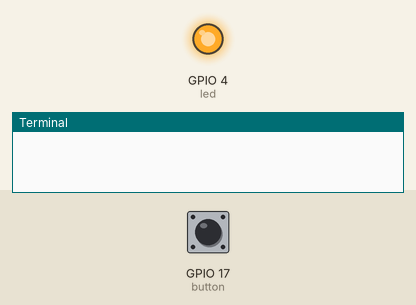
Recording of a program running on a simulated Raspberry Pi (BCM pin numbers). Shown: output pins drawn as LEDs (lit = HIGH), the last lines printed to the terminal. The inputs (shaded band) are chosen by the test bench; at power-on: GPIO 17 (button) HIGH.

Above: at 1.2 s.
1.3 s: GPIO 17 (button) pulled LOW for 0.15 s
At 1.4 s:
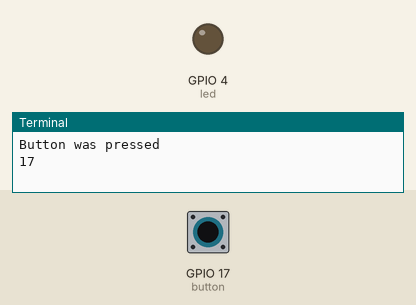
3.0 s: GPIO 17 (button) pulled LOW for 3.2 s
At 6.6 s:
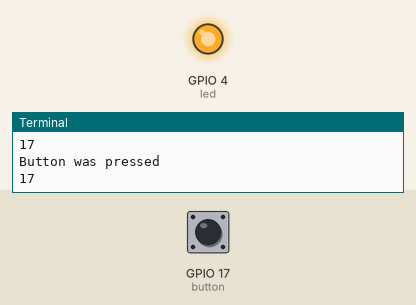
Timing chart, 0 to 8.1 s (numbered marks = the images above; inputs shaded):
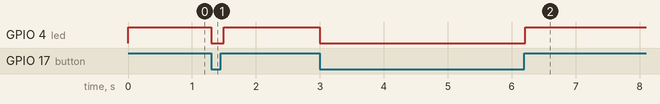

Measured:
- after the input at 1.3 s, GPIO 4 (led): HIGH → LOW at once, → HIGH 0.20 s later
- after the input at 3.0 s, GPIO 4 (led): HIGH → LOW at once, → HIGH 3.2 s later

The program:

Button_exp.py
```python
#### EXPERIMENTAL FILE ########


from time import sleep
import RPi.GPIO as GPIO


GPIO.setmode(GPIO.BCM)
button=17
led=4

GPIO.setup(button,GPIO.IN,pull_up_down=GPIO.PUD_UP)
GPIO.setup(led,GPIO.OUT)

BS=False     ##Button Status
GPIO.output(led,True)


while(1):
    if GPIO.input(button)==0:
 ## Will continuosly read the button input.
        print("Button was pressed")
        print(button)
        GPIO.output(led,False)
        sleep(.10)
        GPIO.output(led,True)
GPIO.cleanup()
       
```
